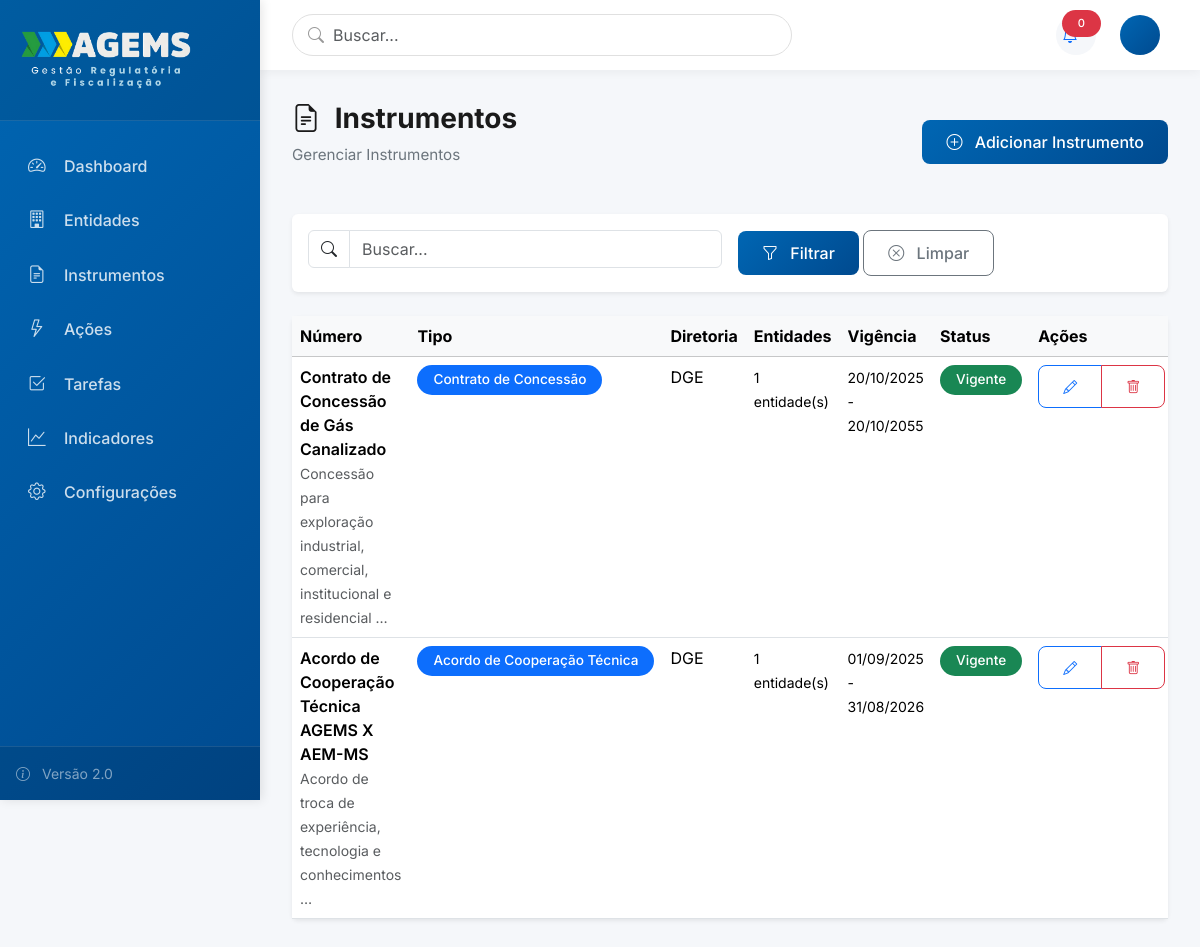
/instrumentos/ (signed in), run on the app's committed database.
### instrumentos/models.py (models this page shows, shortened)
class Instrumento(models.Model):
    STATUS_CHOICES = [
        ('vigente', 'Vigente'),
        ('suspenso', 'Suspenso'),
        ('encerrado', 'Encerrado'),
        ('em_renovacao', 'Em Renovação'),
    ]
    numero = models.CharField('Número do Instrumento', max_length=50, unique=True)
    tipo_instrumento = models.ForeignKey(
        TipoInstrumento,
        on_delete=models.PROTECT,
        verbose_name='Tipo de Instrumento',
        related_name='instrumentos'
    )
    diretoria = models.ForeignKey(
        Diretoria,
        on_delete=models.PROTECT,
        verbose_name='Diretoria Responsável',
        related_name='instrumentos'
    )
    entidades = models.ManyToManyField(
        Entidade,
        verbose_name='Entidades Vinculadas',
        related_name='instrumentos',
        help_text='Selecione uma ou mais entidades vinculadas a este instrumento'
    )
    nup = models.CharField(
        'NUP (E-MS)',
        max_length=50,
        blank=True,
        help_text='Número Único de Protocolo do sistema E-MS'
    )
    objeto = models.TextField('Objeto do Instrumento')
    data_assinatura = models.DateField('Data de Assinatura')
    data_inicio = models.DateField('Data de Início da Vigência')
    data_fim = models.DateField('Data de Fim da Vigência')
    valor = models.DecimalField(
        'Valor (R$)',
        max_digits=15,
        decimal_places=2,
        null=True,
        blank=True,
        help_text='Valor do instrumento, se aplicável'
    )
    status = models.CharField('Status', max_length=15, choices=STATUS_CHOICES, default='vigente')
    arquivo = models.FileField(
        'Arquivo do Instrumento',
        upload_to='instrumentos/',
        null=True,
        blank=True,
        help_text='Upload do PDF do instrumento'
    )
    periodicidade_revisao_tarifaria = models.IntegerField(
        'Periodicidade de Revisão Tarifária (meses)',
        default=12,
        null=True,
        blank=True
    )
    data_proxima_revisao = models.DateField(
        'Data da Próxima Revisão Tarifária',
        null=True,
        blank=True
    )
    observacoes = models.TextField('Observações', blank=True)
    data_cadastro = models.DateTimeField('Data de Cadastro', auto_now_add=True)
    data_atualizacao = models.DateTimeField('Última Atualização', auto_now=True)
    class Meta:
        verbose_name = 'Instrumento'
        verbose_name_plural = 'Instrumentos'
        ordering = ['-data_inicio']

### core/models.py (models this page shows, shortened)
class TipoInstrumento(models.Model):
    nome = models.CharField('Nome do Tipo', max_length=100, unique=True)
    descricao = models.TextField('Descrição', blank=True)
    ativo = models.BooleanField('Ativo', default=True)
    class Meta:
        verbose_name = 'Tipo de Instrumento'
        verbose_name_plural = 'Tipos de Instrumento'
        ordering = ['nome']
    def __str__(self):
        return self.nome

class Diretoria(models.Model):
    nome = models.CharField('Nome da Diretoria', max_length=200)
    sigla = models.CharField('Sigla', max_length=10, unique=True)
    diretor_responsavel = models.CharField('Diretor Responsável', max_length=200, blank=True)
    descricao = models.TextField('Descrição', blank=True)
    ativa = models.BooleanField('Ativa', default=True)
    data_criacao = models.DateTimeField('Data de Criação', auto_now_add=True)
    class Meta:
        verbose_name = 'Diretoria'
        verbose_name_plural = 'Diretorias'
        ordering = ['sigla']

### instrumentos/views.py (the view)
# urls.py: path('instrumentos/', InstrumentoListView.as_view(), name='instrumento_list'),
class InstrumentoListView(ModernListView):
    model = Instrumento
    template_name = 'instrumentos/instrumento_list.html'
    icon = "bi bi-file-earmark-text"
    create_url = 'instrumento_create'
    search_fields = ['numero', 'objeto', 'nup']

### core/views.py (called while the page is built)
    def get_context_data(self, **kwargs):
        context = super().get_context_data(**kwargs)
        context['title'] = getattr(self, 'title', self.model._meta.verbose_name_plural.title())
        context['subtitle'] = getattr(self, 'subtitle', f'Gerenciar {self.model._meta.verbose_name_plural}')
        context['icon'] = getattr(self, 'icon', 'bi bi-list')
        context['singular_name'] = self.model._meta.verbose_name.title()
        context['create_url'] = getattr(self, 'create_url', f'{self.model._meta.model_name}_create')
        return context

    def get_queryset(self):
        queryset = self.model.objects.all()
        search = self.request.GET.get('q')
        if search and hasattr(self, 'search_fields'):
            from django.db.models import Q
            query = Q()
            for field in self.search_fields:
                query |= Q(**{f'{field}__icontains': search})
            queryset = queryset.filter(query)
        return queryset

### templates/instrumentos/instrumento_list.html
{% extends 'components/list_view.html' %}
{% block table_headers %}
<th>Número</th>
<th>Tipo</th>
<th>Diretoria</th>
<th>Entidades</th>
<th>Vigência</th>
<th>Status</th>
{% endblock %}
{% block table_rows %}
{% for instrumento in object_list %}
<tr>
    <td>
        <div class="fw-semibold">{{ instrumento.numero }}</div>
        <small class="text-muted">{{ instrumento.objeto|truncatewords:8 }}</small>
    </td>
    <td>
        <span class="badge bg-primary">{{ instrumento.tipo_instrumento }}</span>
    </td>
    <td>{{ instrumento.diretoria.sigla }}</td>
    <td>
        <small>{{ instrumento.entidades.count }} entidade(s)</small>
    </td>
    <td>
        <small>{{ instrumento.data_inicio|date:"d/m/Y" }} - {{ instrumento.data_fim|date:"d/m/Y" }}</small>
    </td>
    <td>
        {% if instrumento.status == 'vigente' %}
            <span class="badge bg-success">Vigente</span>
        {% elif instrumento.status == 'encerrado' %}
            <span class="badge bg-secondary">Encerrado</span>
        {% else %}
            <span class="badge bg-warning">{{ instrumento.get_status_display }}</span>
        {% endif %}
    </td>
    <td>
        <div class="btn-group btn-group-sm">
            <a href="{% url 'instrumento_edit' instrumento.pk %}" class="btn btn-outline-primary" title="Editar">
                <i class="bi bi-pencil"></i>
            </a>
            <a href="{% url 'instrumento_delete' instrumento.pk %}" class="btn btn-outline-danger" title="Excluir">
                <i class="bi bi-trash"></i>
            </a>
        </div>
    </td>
</tr>
{% endfor %}
{% endblock %}

### templates/base_modern.html (style rules this page uses)
:root { --primary-color: #0066B3; --secondary-color: #6c757d; --success-color: #198754; --danger-color: #dc3545; --warning-color: #ffc107; --info-color: #0dcaf0; --dark-color: #212529; --light-color: #f8f9fa; --sidebar-width: 260px; --header-height: 70px; }
* { margin: 0; padding: 0; box-sizing: border-box; }
body { font-family: 'Inter', sans-serif; background-color: #f5f7fa; color: #333; overflow-x: hidden; }
.badge { padding: 0.5rem 1rem; border-radius: 50px; font-weight: 500; font-size: 0.85rem; }
.btn { padding: 0.625rem 1.5rem; border-radius: 0.5rem; font-weight: 500; transition: all 0.3s ease; }

### data on the page
Instrumento: numero "Contrato de Concessão de Gás Canalizado", objeto "Concessão para exploração industrial, comercial, institucional e residencial …", tipo_instrumento "Contrato de Concessão", diretoria.sigla "DGE", entidades.count "1", data_inicio "20/10/2025", data_fim "20/10/2055", status "Vigente"
Instrumento: numero "Acordo de Cooperação Técnica AGEMS X AEM-MS", objeto "Acordo de troca de experiência, tecnologia e conhecimentos …", tipo_instrumento "Acordo de Cooperação Técnica", diretoria.sigla "DGE", entidades.count "1", data_inicio "01/09/2025", data_fim "31/08/2026", status "Vigente"

### other printed values
{{ title }} "Instrumentos"
{{ subtitle }} "Gerenciar Instrumentos"
{{ singular_name }} "Instrumento"
